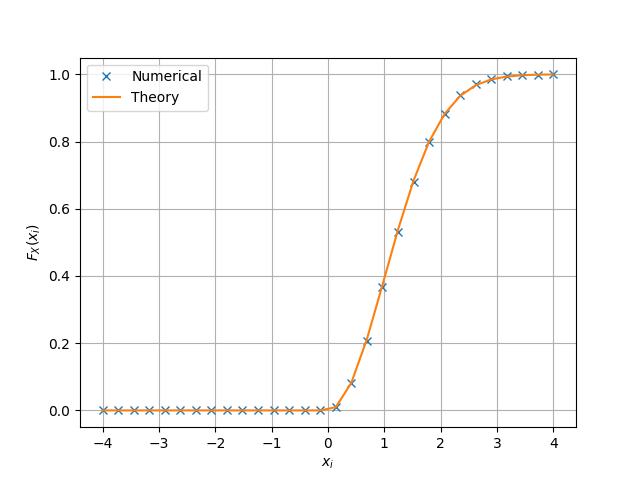

This figure's Python source:
#Importing numpy, scipy, mpmath and pyplot
import numpy as np
import matplotlib.pyplot as plt
import math
#if using termux
import subprocess
import shlex
#end if

x = np.linspace(-4,4,30)#points on the x axis
simlen = int(1e6) #number of samples
err = [] #declaring probability list
#randvar = np.random.normal(0,1,simlen)
randvar = np.loadtxt('gau4.dat',dtype='double')
#randvar = np.loadtxt('gau.dat',dtype='double')
for i in range(0,30):
	err_ind = np.nonzero(randvar < x[i]) #checking probability condition
	err_n = np.size(err_ind) #computing the probability
	err.append(err_n/simlen) #storing the probability values in a list

#Uniform random variable cdf for a=0 and b=1 in the definition of uniform random variable
def cdf_Chi(x):
    y=(1-math.exp(-x*x/2))
    if(x<0): 
        y=0    
    return y    
    
theoritical = []
for i in range(len(x)):
    theoritical.append(cdf_Chi(x[i]))

plt.plot(x,err,'x')
plt.plot(x,theoritical)#plotting the CDF
plt.grid() #creating the grid
plt.xlabel('$x_i$')
plt.ylabel('$F_X(x_i)$')
plt.legend(["Numerical","Theory"])

# #if using termux
# plt.savefig('../figs/uni_cdf.pdf')
# plt.savefig('../figs/uni_cdf.eps')
# subprocess.run(shlex.split("termux-open ../figs/uni_cdf.pdf"))
#if using termux
#plt.savefig('../figs/gauss_cdf.pdf')
#plt.savefig('../figs/gauss_cdf.eps')
#subprocess.run(shlex.split("termux-open ../figs/gauss_cdf.pdf"))
#else
plt.show() #opening the plot window
